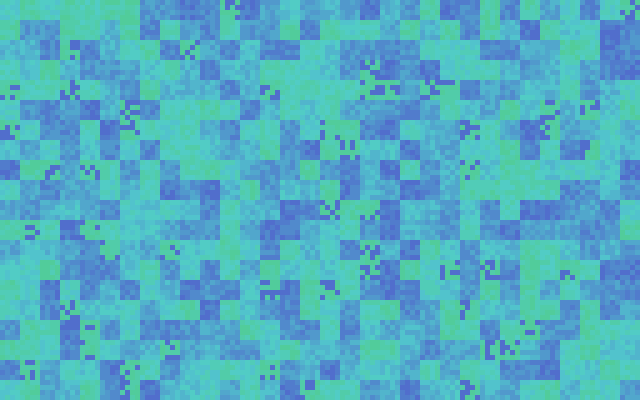
#> input picture generated photos/3.png, 1280 x 800 px, given in place of ruby2.png, which was not available (shown at 1/2 size)
$ python from_image.py
#> lines starting #> are read from the running program, lines starting #| are printed output that depends on the picture; pictures that were not available may be replaced by others from this repository, and a replacement may not be noted
### easy_art/image.py
import os, sys, time
from array import *
from PIL import Image
def path(s): return os.path.join(os.path.dirname(sys.argv[0]), s)

# [19 lines left out: function rgb2hsv, not called in this run]

def load_image(name, color_range=10):
	image = Image.open(path(name)).convert("L")
	pixels = image.load()
	arr = []
	for y in range(image.height):
		for x in range(image.width):
			# try:
			# 	arr.append(int(rgb2hsv(*pixels[x, y][3:])[0]/(360/color_range)))
			# except:
			arr.append(int(pixels[x, y]/(255/color_range)))

	return arr, image.width, image.height

### easy_art/array.py
import random
from functools import *

def zoom(a, n): return list(reduce(lambda a, x: hstack(a, copy(expand(x, n), n)), list(map(lambda x: get_column(a, x), list(range(0, len(a[0]))))), make_size(len(a)*n)))

def compress(l1, n):
	l2 = [[]]
	c = 0
	for i, y in enumerate(l1):
		if i % n != 0:
			continue

		for j, x in enumerate(y):
			if c % n == 0:
				l2[-1].append(x)
			c += 1
		l2.append([])
		c = 0
	return l2[:-1]

def get_column(l1, n): return list(map(lambda a: [l1[a][n]], list(range(0, len(l1)))))

def hstack(l1, l2): return list(map(lambda a: a[0] + a[1], zip(l1, l2)))

def vstack(l1, l2): return l1 + l2

def replace(l1, elem, coords):
	l1[coords[1]][coords[0]] = elem
	return l1

# [6 lines left out: function expand, not called in this run]

def make_size(length): return list(map(lambda a: [], list(range(0, length))))

def sum(l1): return list(reduce(lambda a, x: a + x, l1, []))

def make_2d(l1, dim):
	a = 0
	j = 0
	l2 = [[]]
	for i in range(0, len(l1)-1):
		if a > dim-1:
			j += 1
			a = 0
			l2.append([])
		a += 1
		l2[j].append(l1[i])
	l2[len(l2)-1].append(l1[len(l1)-1])
	return l2

# [5 lines left out: function copy, not called in this run]

def random_range(a, lr, hr):
	return make_2d(list(map(lambda n: n + random.randint(lr, hr), sum(a))), len(a[0]))

def gcd(a, b):
    if b == 0:
        return a
    if b > a:
        return gcd(b, a)
    # This means b <= a
    return gcd(b, a % b)

### from_image.py
import random
from easy_art import *
from easy_art.tools import *
from easy_art.image import *
from easy_art.array import *

def row(x, canvas):
	return int(x / (canvas.width / canvas.size))

def column(x, canvas):
	return int(x % (canvas.width / canvas.size))

def pos(x, canvas): return (row(x, canvas), column(x, canvas))

def resize(f, w, h, z, s=1): return zoom(make_2d(list(f((w/z) * (h/z)))[:int((w/z) * (h/z)*s*s)], w/z/s), s)

def resize_random(f, width, height, size, scale=1, lowrange=-1, highrange=1): return sum(random_range(list(resize(lambda n: list(map(f, list(range(0, int(n))))), width, height, size, scale)), lowrange, highrange))

def corrode_image(name, c, lr=-1, hr=1, color_range=10):
	array, width, height = load_image(name, color_range=color_range)
#> in load_image, `image = Image.open(path(name)).convert("L")`:
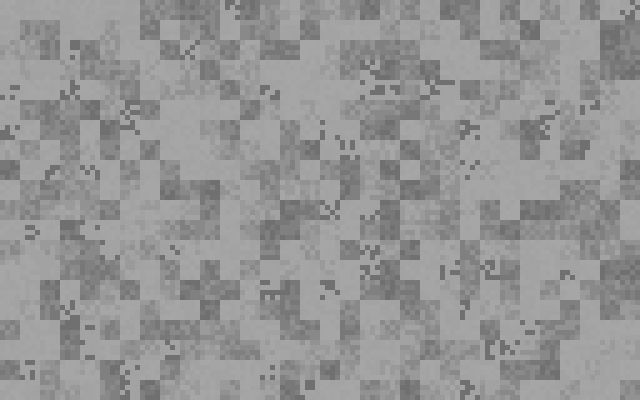
#> image: PIL image 1280x800 L (shown at 1/2 size); min 112, max 166, mean 149.1
#> after the loop in load_image, `for y in range(image.height):`: arr = 1024000 items
#> array = 1024000 items; width = 1280; height = 800

	size = int(round(gcd(width, height) / c))
#> size = 20

	print((c, size))
#| (8, 20)

	array = sum(random_range(compress(make_2d(array, width), c), lr, hr))
#> the loop in make_2d, `for i in range(0, len(l1)-1):` made 1023999 passes
#> a on passes 1 to 12: 1, 2, 3, 4, 5, 6, 7, 8, 9, 10, 11, 12
#> after the loop in make_2d, `for i in range(0, len(l1)-1):`: a = 1279; j = 799; l2 = 800 items
#> in compress, `l2 = [[]]`: l2 = [[]]
#> after the loop in compress, `for i, y in enumerate(l1):`: l2 = 101 items
#> the loop in make_2d (call 2), `for i in range(0, len(l1)-1):` made 15999 passes
#> array = 16000 values, max 6 at index 0, min 4 at index 45, mean 5.47
	width = int(width * size/c)
#> width = 3200
	height = int(height * size/c)
#> height = 2000
	return array, width, height, size


array, width, height, size = corrode_image('/Users/kiwi/Desktop/Ruby/ruby2.png', 8, 0, 0, 10)
#> width = 3200; height = 2000; size = 20

#> (the run stopped early here; a loop or call above may not have finished)

$ run again, on generated photos/acid earth 2.png
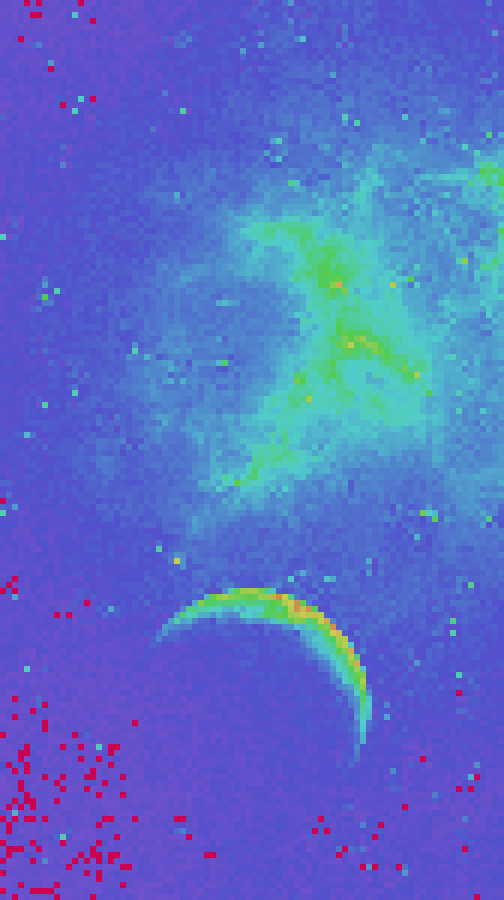
#> input picture generated photos/acid earth 2.png, 504 x 900 px, given in place of ruby2.png, which was not available
#> in load_image, `image = Image.open(path(name)).convert("L")`:
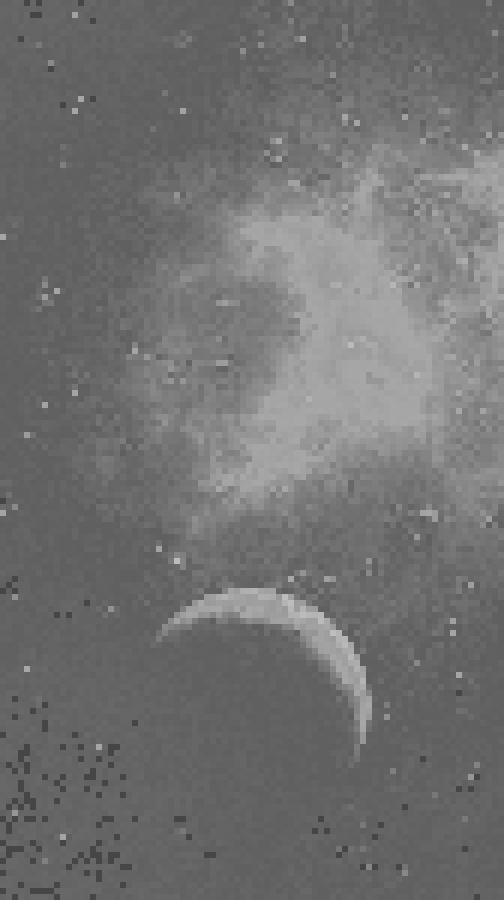
#> image: PIL image 504x900 L; min 70, max 190, mean 113.2
#> after the loop in load_image, `for y in range(image.height):`: arr = 453600 items
#> in corrode_image, `array, width, height = load_image(name, color_range=color_range)`: width = 504; height = 900
#> in corrode_image, `size = int(round(gcd(width, height) / c))`: size = 4
#| (8, 4)
#> the loop in make_2d, `for i in range(0, len(l1)-1):` made 453599 passes
#> a on passes 1 to 8: 1, 2, 3, 4, 5, 6, 7, 8
#> after the loop in make_2d, `for i in range(0, len(l1)-1):`: a = 503; j = 899; l2 = 900 items
#> in compress, `l2 = [[]]`: l2 = [[]]
#> after the loop in compress, `for i, y in enumerate(l1):`: l2 = 114 items
#> the loop in make_2d (call 2), `for i in range(0, len(l1)-1):` made 7118 passes
#> in corrode_image, `array = sum(random_range(compress(make_2d(array, width), c), lr, hr))`: array = 7119 values, max 7 at index 2753, min 2 at index 3, mean 3.86
#> in corrode_image, `width = int(width * size/c)`: width = 252
#> in corrode_image, `height = int(height * size/c)`: height = 450
#> `array, width, height, size = corrode_image('/Users/kiwi/Desktop/Ruby/r..`: width = 252; height = 450; size = 4
